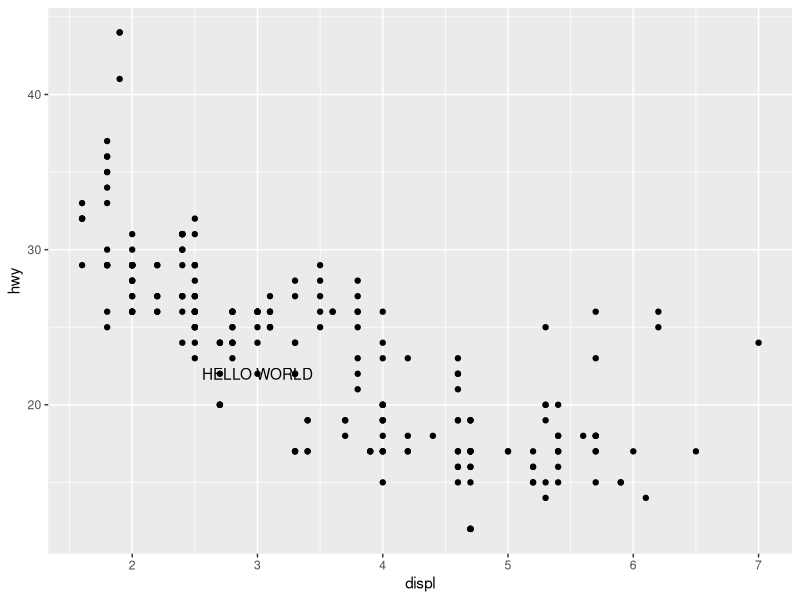
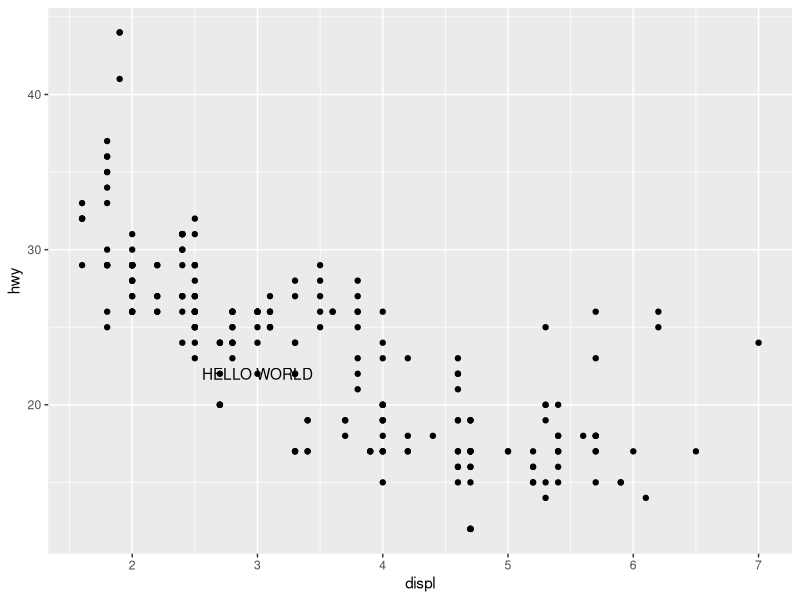

The R script that drew these images, in order:
library(ggplot2)

textDf<- data.frame(x=3,mytext="HELLO WORLD")

g<-ggplot(mpg, aes(x = displ, y = hwy)) + geom_point()


annotate_it <- function(g, textDf) {
  yLimMax<- layer_scales(g)$y$range$range[2]
  yAnnotate<- yLimMax / 2
  g<-g+  geom_text(data=textDf,aes(x=x, label = mytext), y=yAnnotate )
  return (g)
}

g<- annotate_it(g,textDf)
g

#####################


g<-ggplot(mpg, aes(x = displ, y = hwy)) + geom_point()

textDf<- data.frame(x=3,mytext="HELLO WORLD")

  yLimMax<- layer_scales(g)$y$range$range[2]
  yAnnotate<- yLimMax / 2
  g<-g+  geom_text(data=textDf,aes(x=x,y=yAnnotate, label = mytext) )

g

#####
#See https://stackoverflow.com/questions/48820489/force-evaluation-to-static-value-of-variable-passed-to-aes for a cool solution


### Programmatically set text color
